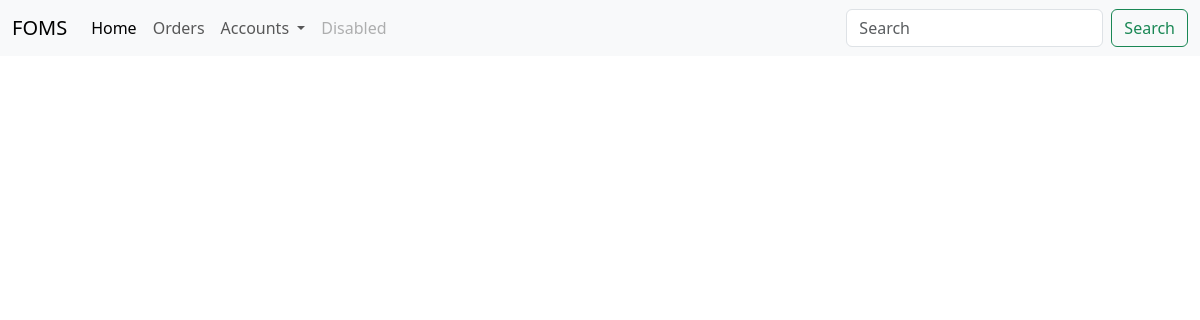
The page /tracks?foid=1 on the database as committed earlier.
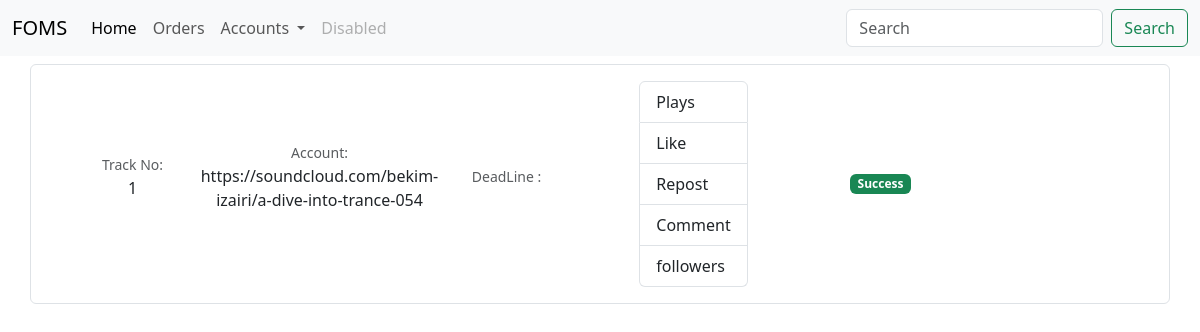
The same page on the database as committed later.
### website/models.py (models this page shows)
class SoundcloudTrack(db.Model):
    soundcloud_id = db.Column(db.Integer, primary_key=True)
    soundcloud_track = db.Column(db.String, nullable=False)
    plays = db.Column(db.Integer)
    likes = db.Column(db.Integer)
    repost = db.Column(db.Integer)
    comments = db.Column(db.Integer)
    followers = db.Column(db.Integer)
    foid = db.Column(db.Integer, db.ForeignKey('fiverr_order.foid'))

### website/views.py (the view)
@views.route('/tracks', methods=['GET', 'POST'])
def load_track():
    if request.method == 'GET':
        foid = request.args.get('foid', '')
        soundcloud_track = SoundcloudTrack.query.filter_by(
            foid=foid).all()
        return render_template('tracks.html', tracks=soundcloud_track)
    return render_template('tracks.html')

### website/templates/tracks.html (shortened to what this page needs)
{% extends "base.html"%}{%block title%}Orders{%endblock%} {% block content%}
{%for track in tracks %}
<div class="container">
  <div class="row my-2 border rounded p-2">
    <div
      class="col-md-2 d-flex align-items-center justify-content-center custom-column"
    >
      <p class="text-center">
        <small class="text-body-secondary">Track No:</small
        ><br />{{track['soundcloud_id']}}
      </p>
    </div>
    <div
      class="col-md-2 d-flex align-items-center justify-content-center custom-column"
    >
      <p class="text-center">
        <small class="text-body-secondary">Account:</small
        ><br />{{track['soundcloud_track']}}
      </p>
    </div>
    <div
      class="col-md-2 d-flex align-items-center justify-content-center custom-column"
    >
      <p class="text-center">
        <small class="text-body-secondary">DeadLine :</small><br />
      </p>
    </div>
    <div
      class="col-md-2 d-flex align-items-center justify-content-center custom-column"
    >
      <ul class="list-group">
        <li
          class="list-group-item d-flex justify-content-between align-items-center"
        >
          Plays
        </li>
        <li
          class="list-group-item d-flex justify-content-between align-items-center"
        >
          Like
        </li>
        <li
          class="list-group-item d-flex justify-content-between align-items-center"
        >
          Repost
        </li>
        <li
          class="list-group-item d-flex justify-content-between align-items-center"
        >
          Comment
        </li>
        <li
          class="list-group-item d-flex justify-content-between align-items-center"
        >
          followers
        </li>
      </ul>
    </div>
    <div
      class="col-md-2 d-flex align-items-center justify-content-center custom-column"
    >
      <span class="badge text-bg-success">Success</span>
    </div>
  </div>
</div>
{% endfor %}{%endblock%}

Rows that differ between the two databases and show on the page:
added SoundcloudTrack: soundcloud_id "1", soundcloud_track "https://soundcloud.com/bekim-izairi/a-dive-into-trance-054"
